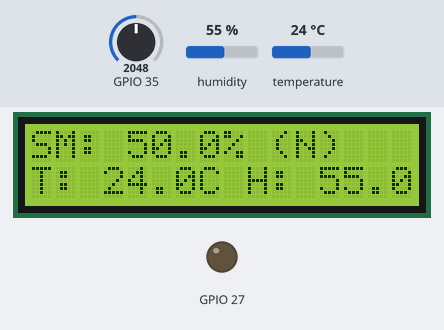
Recording of a program running on a simulated ESP32 board running MicroPython. Shown: 16×2 character LCD, output pins drawn as LEDs (lit = HIGH). The inputs (shaded band) are chosen by the test bench; at power-on: GPIO 35 = 2048, humidity 55 %, temperature 24 °C (analog values on the 0–4095 scale). WiFi joins after 1.5 s; files the program writes start out absent; no MQTT or app messages arrive unless stated; files that are not in the repository are absent; the clock reads 2024-03-15 10:24:30 at power-on unless the program sets it; library files of the repository ran but are not shown: __init__.py, __init__.py, __init__.py, __init__.py, __init__.py, secrets.py; what the program prints to the serial console is not drawn.

Above: at 30.2 s.

The program:

main.py
```python
# main.py -- put your code here!
import time
from machine import Pin, I2C
from lib.sensors import SoilMoisture, DHT22
from lib.actuators import Relay, LCD_I2C
from lib.communication import WiFiManager, MQTTClientWrapper
from lib.storage import LocalStorage
from lib.utils import Logger
import config
import secrets

# Inisialisasi komponen
logger = Logger()
wifi = WiFiManager(config.WIFI_SSID, config.WIFI_PASSWORD, config.WIFI_MAX_RETRIES, config.WIFI_RETRY_DELAY)
mqtt = MQTTClientWrapper(
    config.MQTT_BROKER,
    str(config.MQTT_PORT),  # Konversi port ke string
    config.MQTT_CLIENT_ID,
    secrets.MQTT_USER,
    secrets.MQTT_PASSWORD
)
storage = LocalStorage()

# Inisialisasi sensor dan aktuator
soil_sensor = SoilMoisture(config.SOIL_MOISTURE_PIN)
dht_sensor = DHT22(config.DHT22_PIN)
relay = Relay(config.RELAY_PIN)
i2c = I2C(scl=Pin(22), sda=Pin(21))
lcd = LCD_I2C(i2c)

last_read_time = 0
last_sync_time = 0

def read_sensors():
    """Membaca semua sensor dan mengembalikan data dalam dictionary"""
    soil = soil_sensor.read()
    dht_data = dht_sensor.read()

    return {
        "soil_moisture": soil,
        "temperature": dht_data["temperature"],
        "humidity": dht_data["humidity"],
        "timestamp": time.time()
    }

def control_irrigation(soil_moisture):
    """Mengontrol penyiraman berdasarkan kelembapan tanah"""
    if soil_moisture < config.SOIL_DRY - 5:
        relay.on()
        status = "K"
    elif soil_moisture > config.SOIL_WET + 5:
        relay.off()
        status = "B"
    else:
        relay.off()
        status = "N"

    return status

def display_data(data, irrigation_status):
    """Menampilkan data di LCD"""
    lcd.clear()
    lcd.putstr(f"SM: {data['soil_moisture']}% ({irrigation_status})")
    logger.debug(f"Soil: {data['soil_moisture']}% ({irrigation_status})")
    lcd.move_to(0, 1)
    lcd.putstr(f"T: {data['temperature']}C H: {data['humidity']}%")
    logger.debug(f"T: {data['temperature']}C H: {data['humidity']}%")

def sync_data():
    """Menyinkronkan data lokal dengan cloud ketika terkoneksi"""
    if wifi.is_connected():
        unsynced_data = storage.get_unsynced_data()
        for data in unsynced_data:
            if mqtt.publish(config.MQTT_TOPIC_PUBLISH, data):
                logger.info("Data synced successfully:", data)
                storage.mark_as_synced(data["id"])
            else:
                logger.error("Failed to sync data:", data)

def main_loop():
    global last_read_time, last_sync_time

    current_time = time.ticks_ms()

    # Baca sensor secara berkala
    if time.ticks_diff(current_time, last_read_time) >= config.SENSOR_READ_INTERVAL:
        sensor_data = read_sensors()
        irrigation_status = control_irrigation(sensor_data["soil_moisture"])
        display_data(sensor_data, irrigation_status)

        # Simpan data ke penyimpanan lokal
        storage.save_data(sensor_data)

        last_read_time = current_time

    # Sinkronisasi data secara berkala
    if time.ticks_diff(current_time, last_sync_time) >= config.SYNC_INTERVAL:
        sync_data()
        last_sync_time = current_time

    time.sleep_ms(100)

# Main execution
if __name__ == "__main__":
    wifi.connect()
    if wifi.is_connected():
        try:
            mqtt.connect()
            logger.info("MQTT connected successfully")
        except Exception as e:
            logger.error(f"MQTT connection failed: {e}")

    while True:
        main_loop()
```

config.py
```python
import network

# WiFi Configuration
WIFI_SSID = "Networks"
WIFI_PASSWORD = "Network123#"
WIFI_MAX_RETRIES = 5
WIFI_RETRY_DELAY = 5000  # ms

# MQTT Configuration
MQTT_BROKER = 'broker.emqx.io'
MQTT_PORT = 1883

def get_unique_client_id():
    mac = network.WLAN().config('mac')
    return b'iot-soilmoisture_' + ''.join(['{:02x}'.format(b) for b in mac])

MQTT_CLIENT_ID = get_unique_client_id()
MQTT_TOPIC_PUBLISH = "iot-soilmoisture/data-sensor"
MQTT_TOPIC_SUBSCRIBE = "esp32/sensor"
MQTT_KEEPALIVE = 60

# Sensor Configuration
SOIL_MOISTURE_PIN = 35
DHT22_PIN = 17
RELAY_PIN = 27

# Sampling Interval
SENSOR_READ_INTERVAL = 30000  # 30 detik
SYNC_INTERVAL = 60000  # 1 menit

# Soil Moisture Thresholds
SOIL_DRY = 30  # <30% = kering
SOIL_WET = 60  # >60% = basah
# 30-60% = normal
```

soil_moisture.py
```python
from machine import ADC, Pin
import config

class SoilMoisture:
    def __init__(self, pin):
        self.adc = ADC(Pin(pin))
        self.adc.atten(ADC.ATTN_11DB)  # Full range: 3.3v

    def read(self):
        """Membaca kelembapan tanah (0-100%)"""
        raw_value = self.adc.read()
        # Konversi ke persentase (sesuaikan dengan kalibrasi sensor Anda)
        percentage = 100 - ((raw_value / 4095) * 100)
        return round(percentage, 1)
```

relay.py
```python
from machine import Pin

class Relay:
    def __init__(self, pin, active_low=False):
        self.pin = Pin(pin, Pin.OUT)
        self.active_low = active_low
        self.off()

    def on(self):
        """Menyalakan relay"""
        self.pin.value(0 if self.active_low else 1)

    def off(self):
        """Mematikan relay"""
        self.pin.value(1 if self.active_low else 0)

    def toggle(self):
        """Toggle relay"""
        self.pin.value(not self.pin.value())
```

local_storage.py
```python
import ujson
import os
from lib.utils import Logger

class LocalStorage:
    def __init__(self, filename="data.json", max_entries=100):
        self.filename = filename
        self.max_entries = max_entries
        self.logger = Logger()
        self._ensure_file_exists()

    def _ensure_file_exists(self):
        try:
            with open(self.filename, "r") as f:
                pass
        except:
            with open(self.filename, "w") as f:
                ujson.dump([], f)

    def save_data(self, data):
        try:
            with open(self.filename, "r") as f:
                existing_data = ujson.load(f)

            data["synced"] = False
            data["id"] = len(existing_data) + 1
            existing_data.append(data)

            # Batasi jumlah data yang disimpan
            if len(existing_data) > self.max_entries:
                existing_data = existing_data[-self.max_entries:]

            with open(self.filename, "w") as f:
                ujson.dump(existing_data, f)

            return True
        except Exception as e:
            self.logger.error("Failed to save data:", e)
            return False

    def get_unsynced_data(self):
        try:
            with open(self.filename, "r") as f:
                all_data = ujson.load(f)

            return [d for d in all_data if not d.get("synced", False)]
        except Exception as e:
            self.logger.error("Failed to get unsynced data:", e)
            return []

    def mark_as_synced(self, data_id):
        try:
            with open(self.filename, "r") as f:
                all_data = ujson.load(f)

            for d in all_data:
                if d["id"] == data_id:
                    d["synced"] = True
                    break

            with open(self.filename, "w") as f:
                ujson.dump(all_data, f)

            return True
        except Exception as e:
            self.logger.error("Failed to mark data as synced:", e)
            return False
```

logger.py
```python
class Logger:
    def __init__(self):
        pass

    def info(self, *args):
        print("[INFO]", *args)

    def error(self, *args):
        print("[ERROR]", *args)

    def debug(self, *args):
        print("[DEBUG]", *args)
```

Measured:
- what the display in image 0 shows lasts 29.9 s, from 30.2 s to 60.1 s
